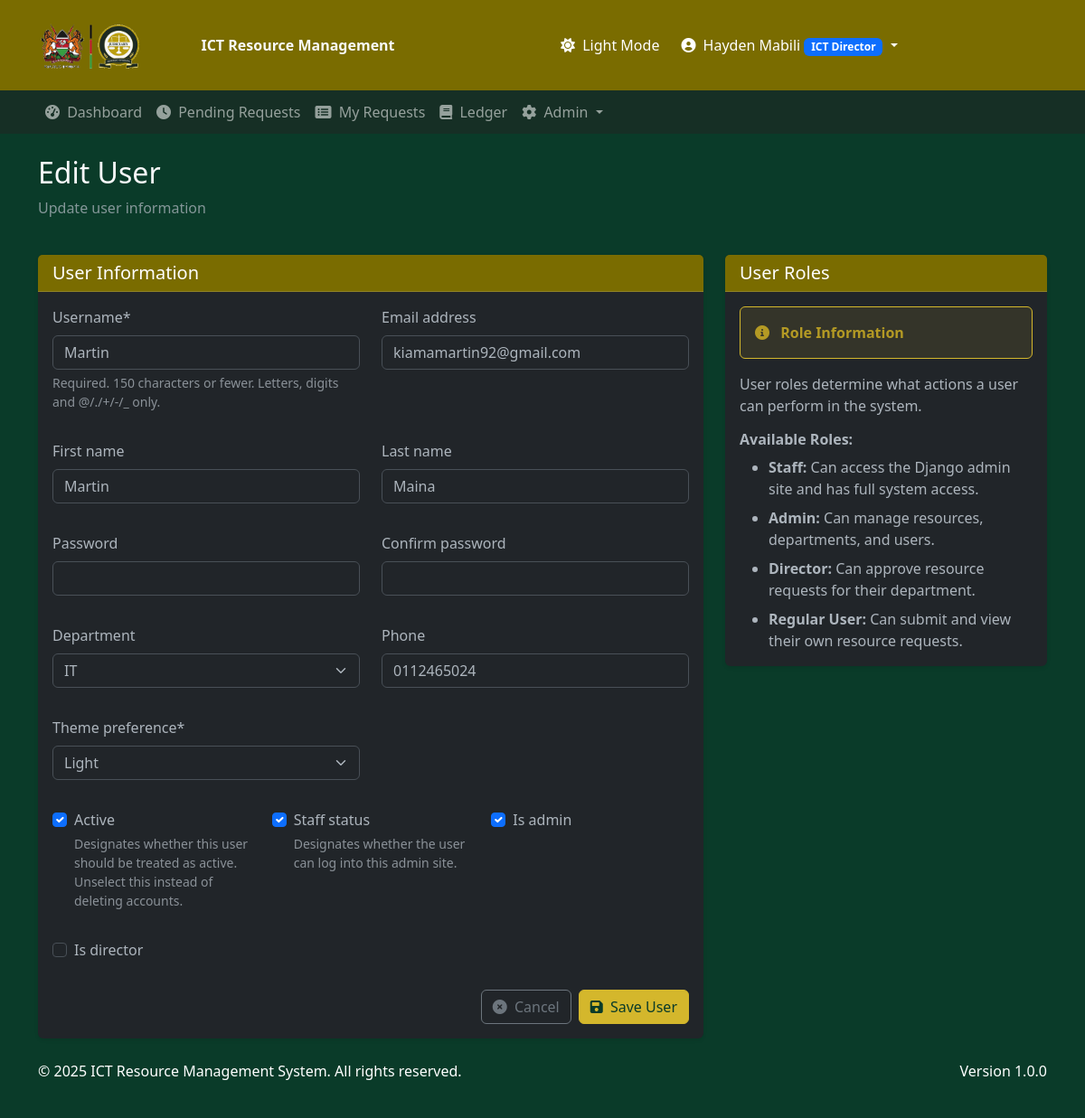
The app's page /users/1/edit/ (signed in), older data.
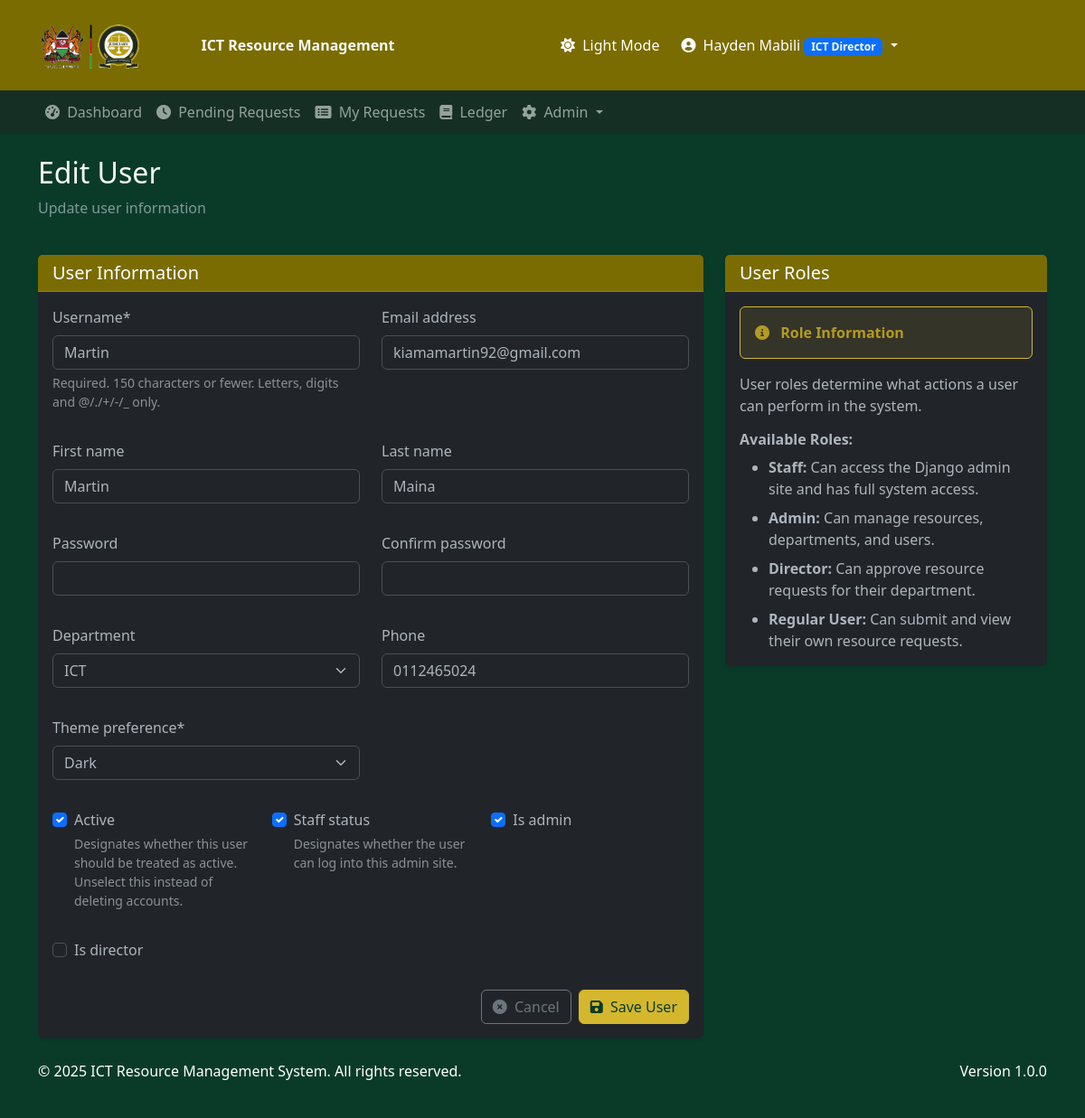
The same page, newer data.
### resource_requests/models.py (models this page shows, shortened)
class UserProfile(models.Model):
    USER_TYPES = [
        ('admin', 'Admin'),
        ('director', 'Director'),
        ('staff', 'Staff'),
    ]
    user = models.OneToOneField(User, on_delete=models.CASCADE, related_name="profile")
    department = models.ForeignKey(
        Department, on_delete=models.SET_NULL, null=True, blank=True
    )
    phone = models.CharField(max_length=20, blank=True, null=True)
    user_type = models.CharField(max_length=10, choices=USER_TYPES, default='staff')
    is_director = models.BooleanField(default=False)
    is_deputy_director = models.BooleanField(default=False)
    has_approval_rights = models.BooleanField(default=False)
    approval_rights_delegated_at = models.DateTimeField(null=True, blank=True)
    approval_rights_delegation_end = models.DateTimeField(null=True, blank=True)
    approval_rights_delegated_by = models.ForeignKey(
        'self', on_delete=models.SET_NULL,
        null=True, blank=True,
        related_name='delegated_to'
    )
    is_admin = models.BooleanField(default=False)
    theme_preference = models.CharField(
        max_length=10,
        default="light",
        choices=[
            ("light", "Light"),
            ("dark", "Dark"),
        ],
    )
    signature_image = models.ImageField(upload_to="signatures/", blank=True, null=True)

### resource_requests/views.py (the view)
# urls.py: path('users/<int:user_id>/edit/', views.edit_user, name='edit_user'),
@login_required
def edit_user(request, user_id):
    if not (request.user.profile.is_admin or request.user.is_staff):
        messages.error(request, "You don't have permission to edit users.")
        return redirect('dashboard')
    user = get_object_or_404(User, id=user_id)
    try:
        profile = user.profile
    except UserProfile.DoesNotExist:
        profile = UserProfile(user=user)
        profile.save()
    if request.method == 'POST':
        user_form = UserForm(request.POST, instance=user)
        profile_form = ProfileForm(request.POST, instance=profile)
        if user_form.is_valid() and profile_form.is_valid():
            user_form.save()
            profile_form.save()
            messages.success(request, "User updated successfully.")
            return redirect('users')
    else:
        user_form = UserForm(instance=user)
        profile_form = ProfileForm(instance=profile)
    context = {
        'user_form': user_form,
        'profile_form': profile_form,
        'action': 'Edit',
    }
    return render(request, 'resource_requests/user_form.html', context)

### resource_requests/forms.py (shortened to what this page needs)
class UserForm(forms.ModelForm):
    password = forms.CharField(widget=forms.PasswordInput(), required=False)
    confirm_password = forms.CharField(widget=forms.PasswordInput(), required=False)
    class Meta:
        model = User
        fields = ['username', 'first_name', 'last_name', 'email', 'is_active', 'is_staff']

class ProfileForm(forms.ModelForm):
    class Meta:
        model = UserProfile
        fields = ['department', 'phone', 'user_type', 'is_director', 'is_admin', 'theme_preference']

### resource_requests/models.py (called while the page is built)
    def __str__(self):
        return self.name

### templates/resource_requests/user_form.html (shortened to what the changed rows need)
{% extends 'resource_requests/base.html' %}
{% load crispy_forms_tags %}
{% block content %}
<div class="d-flex flex-column flex-md-row justify-content-between align-items-md-center mb-4">
    <div>
        <h1 class="h2">{{ action }} User</h1>
    </div>
</div>
<div class="row">
    <div class="col-lg-8">
        <div class="card border-0 shadow-sm">
            <div class="card-body">
                <form method="POST">
                    <div class="row">
                        <div class="col-md-6 mb-3">
                            {{ profile_form.department|as_crispy_field }}
                        </div>
                        <div class="col-md-6 mb-3">
                            {{ profile_form.phone|as_crispy_field }}
                        </div>
                    </div>
                    <div class="row">
                        <div class="col-md-6 mb-3">
                            {{ profile_form.theme_preference|as_crispy_field }}
                        </div>
                    </div>
                    <div class="row">
                        <div class="col-md-4 mb-3">
                            {{ profile_form.is_admin|as_crispy_field }}
                        </div>
                    </div>
                    <div class="row">
                        <div class="col-md-12 mb-3">
                            {{ profile_form.is_director|as_crispy_field }}
                        </div>
                    </div>
                </form>
            </div>
        </div>
    </div>
</div>
{% endblock %}

Row changes from the older to the newer data that the page shows:
changed UserProfile: department "IT" → "ICT"; theme_preference "Light" → "Dark"
